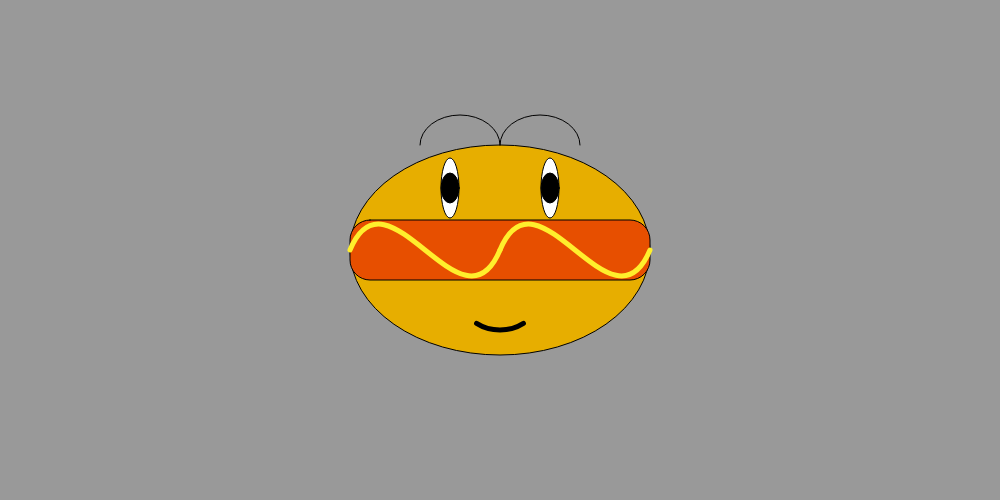
Frame 1 (no input)
Frame 60 (no input): identical to frame 1, image omitted
Frame 120 (the mouse pressed at the canvas centre since frame 60): identical to frame 1, image omitted

The p5.js sketch that drew this single still picture (run headless with seeded random() and noise() and a simulated clock; from frame 60 on, the mouse is pressed at the canvas centre):

// p5.js sketch
// ── sketch.js

var posX = 0;
var posY = 0;
var arcW = 0;
var arcH = 0;
var eyeW = 0;



function setup() {
    createCanvas(1000,500);
    
    
    posX = width/2;
    posY = height/2;
    
    arcW = 75;
    arcH = 40;
    
    eyeW = 18;
    
    
 

}

function draw() {
    
    background("#999999");
    
    stroke(0);
    strokeWeight(1);
    fill(231,174,0);
    ellipse(posX,posY,300,210);
    fill(231,79,0);
    rect(posX-150, posY-30, 300, 60, 20);
    fill("white");
    ellipse(posX -50,posY -62,eyeW,60);
    ellipse(posX +50,posY -62,18,60);
    fill("black");
    ellipse(posX -50,posY -62,eyeW,30);
    ellipse(posX +50,posY -62,eyeW,30);
    
    noFill();
    stroke(255,239,44);
    strokeWeight(5);
    bezier(posX-150, posY, posX-112.5, posY-90, posX-37.5, posY+90, posX, posY);
    bezier(posX, posY, posX+37.5, posY-90, posX+112.5, posY+90, posX+150, posY);
//    arc(posX-112.5,posY,arcW,arcH, PI, TWO_PI);
//    arc(posX-37.5,posY,arcW,arcH, 0, PI);
//    arc(posX+37.5,posY,arcW,arcH, PI, TWO_PI);
//    arc(posX+112.5,posY,arcW,arcH, 0, PI);
    
    stroke("black");
    arc(posX,posY+50,arcW,arcH+20, 0+QUARTER_PI, PI-QUARTER_PI);
    
    strokeWeight(1);
    arc(posX+40,posY-105,arcW+5,arcH+20, PI, TWO_PI);
    arc(posX-40,posY-105,arcW+5,arcH+20, PI, TWO_PI);
}
